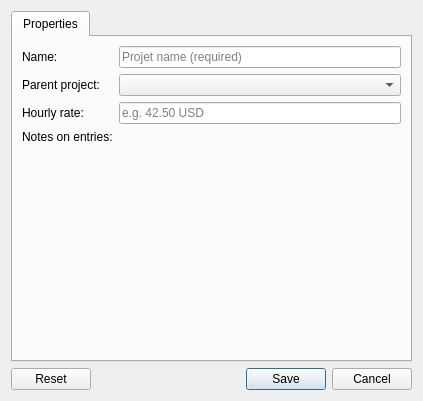
<?xml version="1.0" encoding="UTF-8"?>
<ui version="4.0">
 <class>ProjectDialog</class>
 <widget class="QDialog" name="ProjectDialog">
  <property name="geometry">
   <rect>
    <x>0</x>
    <y>0</y>
    <width>423</width>
    <height>401</height>
   </rect>
  </property>
  <property name="windowTitle">
   <string>Dialog</string>
  </property>
  <layout class="QVBoxLayout" name="mainLayout">
   <item>
    <widget class="QTabWidget" name="tabWidget">
     <property name="tabShape">
      <enum>QTabWidget::Rounded</enum>
     </property>
     <property name="currentIndex">
      <number>0</number>
     </property>
     <widget class="QWidget" name="tab_properties">
      <attribute name="title">
       <string>Properties</string>
      </attribute>
      <layout class="QFormLayout" name="formLayout">
       <item row="0" column="0">
        <widget class="QLabel" name="nameLabel">
         <property name="text">
          <string>Name:</string>
         </property>
        </widget>
       </item>
       <item row="0" column="1">
        <widget class="QLineEdit" name="_nameEdit">
         <property name="placeholderText">
          <string>Projet name (required)</string>
         </property>
        </widget>
       </item>
       <item row="1" column="0">
        <widget class="QLabel" name="parentLabel">
         <property name="text">
          <string>Parent project:</string>
         </property>
        </widget>
       </item>
       <item row="1" column="1">
        <widget class="ProjectTreeComboBox" name="_parentBox">
         <property name="sizePolicy">
          <sizepolicy hsizetype="Expanding" vsizetype="Fixed">
           <horstretch>0</horstretch>
           <verstretch>0</verstretch>
          </sizepolicy>
         </property>
         <property name="currentText">
          <string/>
         </property>
        </widget>
       </item>
       <item row="2" column="0">
        <widget class="QLabel" name="hourlyRateLabel">
         <property name="text">
          <string>Hourly rate:</string>
         </property>
        </widget>
       </item>
       <item row="2" column="1">
        <widget class="QLineEdit" name="_hourlyRateEdit">
         <property name="placeholderText">
          <string>e.g. 42.50 USD</string>
         </property>
        </widget>
       </item>
       <item row="3" column="0">
        <widget class="QLabel" name="noteRequiredLabel">
         <property name="text">
          <string>Notes on entries:</string>
         </property>
        </widget>
       </item>
       <item row="3" column="1">
        <widget class="TriStateFlagComboBox" name="_noteRequired" native="true">
         <property name="enabled">
          <bool>true</bool>
         </property>
        </widget>
       </item>
      </layout>
     </widget>
    </widget>
   </item>
   <item>
    <widget class="QDialogButtonBox" name="_buttonBox">
     <property name="orientation">
      <enum>Qt::Horizontal</enum>
     </property>
     <property name="standardButtons">
      <set>QDialogButtonBox::Cancel|QDialogButtonBox::Reset|QDialogButtonBox::Save</set>
     </property>
     <property name="centerButtons">
      <bool>false</bool>
     </property>
    </widget>
   </item>
  </layout>
 </widget>
 <customwidgets>
  <customwidget>
   <class>ProjectTreeComboBox</class>
   <extends>QComboBox</extends>
   <header>commonWidgets/ProjectTreeComboBox.h</header>
  </customwidget>
  <customwidget>
   <class>TriStateFlagComboBox</class>
   <extends>QWidget</extends>
   <header>commonWidgets/TriStateFlagComboBox.h</header>
   <container>1</container>
  </customwidget>
 </customwidgets>
 <resources/>
 <connections>
  <connection>
   <sender>_buttonBox</sender>
   <signal>accepted()</signal>
   <receiver>ProjectDialog</receiver>
   <slot>accept()</slot>
   <hints>
    <hint type="sourcelabel">
     <x>248</x>
     <y>254</y>
    </hint>
    <hint type="destinationlabel">
     <x>157</x>
     <y>274</y>
    </hint>
   </hints>
  </connection>
  <connection>
   <sender>_buttonBox</sender>
   <signal>rejected()</signal>
   <receiver>ProjectDialog</receiver>
   <slot>reject()</slot>
   <hints>
    <hint type="sourcelabel">
     <x>316</x>
     <y>260</y>
    </hint>
    <hint type="destinationlabel">
     <x>286</x>
     <y>274</y>
    </hint>
   </hints>
  </connection>
 </connections>
</ui>
